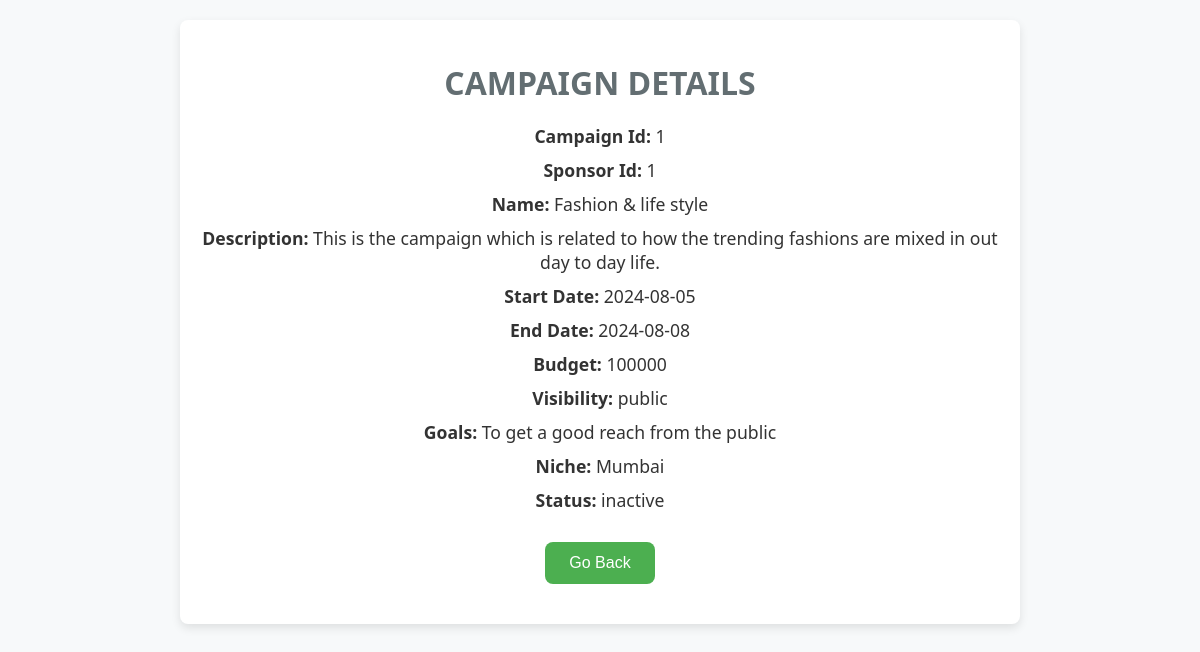
The page /influencer_view_campaign/1 on the database its author committed.
### tables this page shows
CREATE TABLE campaign (
                camp_id INTEGER PRIMARY KEY AUTOINCREMENT,
                spon_id INTEGER,
                name VARCHAR(20),
                description VARCHAR(20),
                start_date VARCHAR(15),
                end_date VARCHAR(15),
                budget INTEGER,
                visibility VARCHAR(20),
                goals VARCHAR(20),
                niche VARCHAR(20),
                status VARCHAR(20)
                , flag varchar(10));

### frontpage.py (the view)
@app.route('/influencer_view_campaign/<int:camp_id>', methods=['POST','GET'])
def influencer_view_campaign(camp_id):
    conn = sqlite3.connect('database.db')
    c = conn.cursor()
    c.execute("SELECT * FROM campaign WHERE camp_id = ?", (camp_id,))
    campaign = c.fetchone()
    conn.commit()
    conn.close()
    return render_template('influencer_view_campaign.html', campaign=campaign)

### templates/influencer_view_campaign.html (shortened to what this page needs)
<!DOCTYPE html>
<html>
<head>
</head>
<body>
    <div class="container">
        <h1>Campaign Details</h1>
        {% if campaign %}
            <p><strong>Campaign Id:</strong> {{ campaign[0] }}</p>
            <p><strong>Sponsor Id:</strong> {{ campaign[1] }}</p>
            <p><strong>Name:</strong> {{ campaign[2] }}</p>
            <p><strong>Description:</strong> {{ campaign[3] }}</p>
            <p><strong>Start Date:</strong> {{ campaign[4] }}</p>
            <p><strong>End Date:</strong> {{ campaign[5] }}</p>
            <p><strong>Budget:</strong> {{ campaign[6] }}</p>
            <p><strong>Visibility:</strong> {{ campaign[7] }}</p>
            <p><strong>Goals:</strong> {{ campaign[8] }}</p>
            <p><strong>Niche:</strong> {{ campaign[9] }}</p>
            <p><strong>Status:</strong> {{ campaign[10] }}</p>
        {% else %}
            <p>No campaign found.</p>
        {% endif %}
        <button class="button" onclick="goBack()">Go Back</button>
    </div>
</body>
</html>

### templates/influencer_view_campaign.html (style rules this page uses)
body { font-family: 'Segoe UI', Tahoma, Geneva, Verdana, sans-serif; background-color: #f7f9fa; color: #333; margin: 0; padding: 0; }
.container { max-width: 800px; margin: 20px auto; padding: 20px; background-color: #ffffff; border-radius: 8px; box-shadow: 0 4px 10px rgba(0, 0, 0, 0.1); text-align: center; }
h1 { color: #636e72; font-size: 2em; margin-bottom: 20px; text-transform: uppercase; }
p { font-size: 1.1em; margin: 10px 0; }
.button { background-color: #4CAF50; border: none; color: white; padding: 12px 24px; text-align: center; text-decoration: none; display: inline-block; font-size: 16px; margin: 20px 0; cursor: pointer; border-radius: 8px; transition: background-color 0.3s ease, transform 0.2s ease; }

### rows shown on the page
campaign: camp_id "1", spon "1", name "Fashion & life style", description "This is the campaign which is related to how the trending fashions are mixed in out day to day life.", start_date "2024-08-05", end_date "2024-08-08", budget "100000", visibility "public", goals "To get a good reach from the public", niche "Mumbai", status "inactive"
